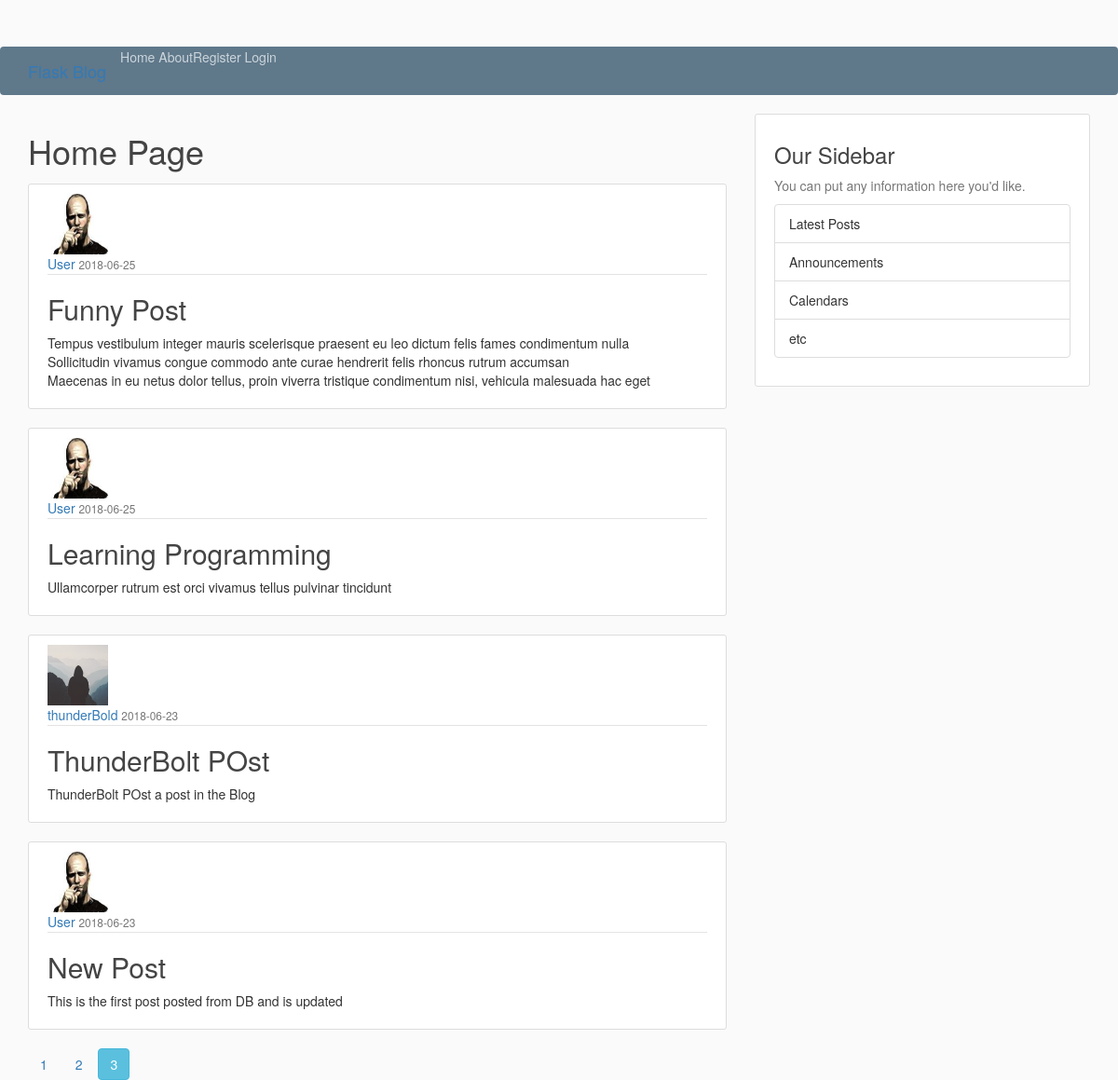
Screenshot of /home?page=3 with the database file from the repository.
### app/models.py (models this page shows, shortened)
class Post(db.Model):
	id = db.Column(db.Integer , primary_key = True)
	title = db.Column(db.String(100),  nullable = False)
	content = db.Column(db.Text, nullable= False)
	date_posted = db.Column(db.DateTime, nullable=False,default=datetime.utcnow)
	user_id = db.Column(db.Integer, db.ForeignKey('user.id'), nullable=False)

class User(db.Model,UserMixin):
	id = db.Column(db.Integer , primary_key = True)
	username = db.Column(db.String(20), unique = True , nullable = False)
	email = db.Column(db.String(100), unique = True , nullable = False)
	image_file = db.Column(db.String(20), default= 'default.jpg', nullable = False)
	password = db.Column(db.String(60), nullable = False)
	posts = db.relationship('Post', backref='author', lazy=True)

### app/routes.py (the view)
@app.route("/")
@app.route("/home")
def home():
	page = request.args.get('page',1,type=int)
	posts = Post.query.order_by(Post.date_posted.desc()).paginate(page=page , per_page = 5)
	return render_template("home.html",posts = posts)

### app/templates/home.html
{% extends "index.html" %}
{% block content %}
	<h1>Home Page</h1>
	{% for post in posts.items %}
	<article class="media content-section">
		<img src="{{url_for('static', filename = 'profile/'+ post.author.image_file)}}" class = "rounded-circle article-img" alt="">
	  <div class="media-body">
	    <div class="article-metadata">
	      <a class="mr-2" href="{{ url_for('user_posts' , username = post.author.username) }}">{{ post.author.username }}</a>
	      <small class="text-muted">{{ post.date_posted.strftime('%Y-%m-%d') }}</small>
	    </div>
		    <h2><a class="article-title" href="{{ url_for('post', post_id = post.id) }}">{{ post.title }}</a></h2>
		    <p class="article-content">{{ post.content }}</p>
	  </div>
</article>
	{% endfor %}
 	{% for page_num in posts.iter_pages(left_edge= 1,right_edge =1,
 										left_current = 1 , right_current = 2) %}
	 	{% if page_num %}
	 		{% if posts.page == page_num %}
	 			<a class= "btn btn-info mb2"
	 			href="{{ url_for('home' , page=page_num ) }}">{{ page_num }}</a>
	 		{% else %}
		 		<a class= "btn btn-outline-info mb2"
		 			href="{{ url_for('home' , page=page_num ) }}">{{ page_num }}</a>
	 		{% endif %}
	 	{% else %}
	 	....
	 	{% endif %}
 	{% endfor %}
{% endblock %}

### app/static/main.css (style rules this page uses)
body { background: #fafafa; color: #333333; margin-top: 5rem; }
h1, h2, h3, h4, h5, h6 { color: #444444; }
.content-section { background: #ffffff; padding: 10px 20px; border: 1px solid #dddddd; border-radius: 3px; margin-bottom: 20px; }
.article-title { color: #444444; }
.article-content { white-space: pre-line; }
.article-img { height: 65px; width: 65px; margin-right: 16px; }
.article-metadata { padding-bottom: 1px; margin-bottom: 4px; border-bottom: 1px solid #e3e3e3 }

### rows the page displays
Post: image_file (picture), author.username "User", date_posted "2018-06-25", title "Funny Post", content "Tempus vestibulum integer mauris scelerisque praesent eu leo dictum felis fames condimentum nulla Sollicitudin vivamus congue commodo ante curae hendrerit felis rhoncus rutrum accumsan Maecenas in eu netus dolor tellus, proin viverra tristique condimentum nisi, vehicula malesuada hac eget"
Post: image_file (picture), author.username "User", date_posted "2018-06-25", title "Learning Programming", content "Ullamcorper rutrum est orci vivamus tellus pulvinar tincidunt"
Post: image_file (placeholder picture), author.username "thunderBold", date_posted "2018-06-23", title "ThunderBolt POst", content "ThunderBolt POst a post in the Blog"
Post: image_file (picture), author.username "User", date_posted "2018-06-23", title "New Post", content "This is the first post posted from DB and is updated"

### other values shown
{{ page_num }} "1" "2"
{{ page_num }} "3"
